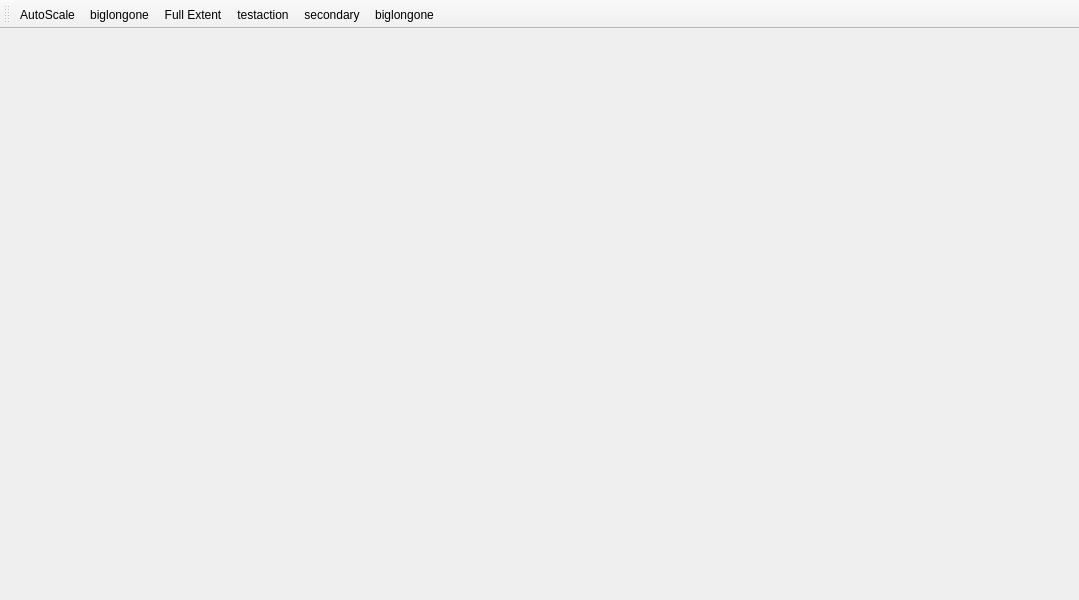
 <widget class="QMainWindow" name="MainWindow">
  <property name="geometry">
   <rect>
    <x>0</x>
    <y>0</y>
    <width>1079</width>
    <height>600</height>
   </rect>
  </property>
  <property name="windowTitle">
   <string>MainWindow</string>
  </property>
  <property name="styleSheet">
   <string notr="true">/*
 * The MIT License (MIT)
 *
 * Copyright (c) &lt;2013-2014&gt; &lt;Colin Duquesnoy&gt;
 *
 * Permission is hereby granted, free of charge, to any person obtaining a copy
 * of this software and associated documentation files (the &quot;Software&quot;), to deal
 * in the Software without restriction, including without limitation the rights
 * to use, copy, modify, merge, publish, distribute, sublicense, and/or sell
 * copies of the Software, and to permit persons to whom the Software is
 * furnished to do so, subject to the following conditions:

 * The above copyright notice and this permission notice shall be included in
 * all copies or substantial portions of the Software.

 * THE SOFTWARE IS PROVIDED &quot;AS IS&quot;, WITHOUT WARRANTY OF ANY KIND, EXPRESS OR
 * IMPLIED, INCLUDING BUT NOT LIMITED TO THE WARRANTIES OF MERCHANTABILITY,
 * FITNESS FOR A PARTICULAR PURPOSE AND NONINFRINGEMENT. IN NO EVENT SHALL THE
 * AUTHORS OR COPYRIGHT HOLDERS BE LIABLE FOR ANY CLAIM, DAMAGES OR OTHER
 * LIABILITY, WHETHER IN AN ACTION OF CONTRACT, TORT OR OTHERWISE, ARISING FROM,
 * OUT OF OR IN CONNECTION WITH THE SOFTWARE OR THE USE OR OTHER DEALINGS IN
 * THE SOFTWARE.
 */

QProgressBar:horizontal {
    border: 1px solid #3A3939;
    text-align: center;
    padding: 1px;
    background: #201F1F;
}
QProgressBar::chunk:horizontal {
    background-color: qlineargradient(spread:reflect, x1:1, y1:0.545, x2:1, y2:0, stop:0 rgba(28, 66, 111, 255), stop:1 rgba(37, 87, 146, 255));
}

QToolTip
{
    border: 1px solid #3A3939;
    background-color: rgb(90, 102, 117);;
    color: white;
    padding: 1px;
    opacity: 200;
}

QWidget
{
    color: silver;
    background-color: #302F2F;
    selection-background-color:#3d8ec9;
    selection-color: black;
    background-clip: border;
    border-image: none;
    outline: 0;
}

QWidget:item:hover
{
    background-color: #78879b;
    color: black;
}

QWidget:item:selected
{
    background-color: #3d8ec9;
}

QCheckBox
{
    spacing: 5px;
    outline: none;
    color: #bbb;
    margin-bottom: 2px;
}

QCheckBox:disabled
{
    color: #777777;
}
QCheckBox::indicator,
QGroupBox::indicator
{
    width: 18px;
    height: 18px;
}
QGroupBox::indicator
{
    margin-left: 2px;
}

QCheckBox::indicator:unchecked,
QCheckBox::indicator:unchecked:hover,
QGroupBox::indicator:unchecked,
QGroupBox::indicator:unchecked:hover
{
    image: url(:/qss_icons/rc/checkbox_unchecked.png);
}

QCheckBox::indicator:unchecked:focus,
QCheckBox::indicator:unchecked:pressed,
QGroupBox::indicator:unchecked:focus,
QGroupBox::indicator:unchecked:pressed
{
  border: none;
    image: url(:/qss_icons/rc/checkbox_unchecked_focus.png);
}

QCheckBox::indicator:checked,
QCheckBox::indicator:checked:hover,
QGroupBox::indicator:checked,
QGroupBox::indicator:checked:hover
{
    image: url(:/qss_icons/rc/checkbox_checked.png);
}

QCheckBox::indicator:checked:focus,
QCheckBox::indicator:checked:pressed,
QGroupBox::indicator:checked:focus,
QGroupBox::indicator:checked:pressed
{
  border: none;
    image: url(:/qss_icons/rc/checkbox_checked_focus.png);
}

QCheckBox::indicator:indeterminate,
QCheckBox::indicator:indeterminate:hover,
QCheckBox::indicator:indeterminate:pressed
QGroupBox::indicator:indeterminate,
QGroupBox::indicator:indeterminate:hover,
QGroupBox::indicator:indeterminate:pressed
{
    image: url(:/qss_icons/rc/checkbox_indeterminate.png);
}

QCheckBox::indicator:indeterminate:focus,
QGroupBox::indicator:indeterminate:focus
{
    image: url(:/qss_icons/rc/checkbox_indeterminate_focus.png);
}

QCheckBox::indicator:checked:disabled,
QGroupBox::indicator:checked:disabled
{
    image: url(:/qss_icons/rc/checkbox_checked_disabled.png);
}

QCheckBox::indicator:unchecked:disabled,
QGroupBox::indicator:unchecked:disabled
{
    image: url(:/qss_icons/rc/checkbox_unchecked_disabled.png);
}

QRadioButton
{
    spacing: 5px;
    outline: none;
    color: #bbb;
    margin-bottom: 2px;
}

QRadioButton:disabled
{
    color: #777777;
}
QRadioButton::indicator
{
    width: 21px;
    height: 21px;
}

QRadioButton::indicator:unchecked,
QRadioButton::indicator:unchecked:hover
{
    image: url(:/qss_icons/rc/radio_unchecked.png);
}

QRadioButton::indicator:unchecked:focus,
QRadioButton::indicator:unchecked:pressed
{
  border: none;
  outline: none;
    image: url(:/qss_icons/rc/radio_unchecked_focus.png);
}

QRadioButton::indicator:checked,
QRadioButton::indicator:checked:hover
{
  border: none;
  outline: none;
    image: url(:/qss_icons/rc/radio_checked.png);
}

QRadioButton::indicator:checked:focus,
QRadioButton::indicato::menu-arrowr:checked:pressed
{
  border: none;
  outline: none;
    image: url(:/qss_icons/rc/radio_checked_focus.png);
}

QRadioButton::indicator:indeterminate,
QRadioButton::indicator:indeterminate:hover,
QRadioButton::indicator:indeterminate:pressed
{
        image: url(:/qss_icons/rc/radio_indeterminate.png);
}

QRadioButton::indicator:checked:disabled
{
  outline: none;
  image: url(:/qss_icons/rc/radio_checked_disabled.png);
}

QRadioButton::indicator:unchecked:disabled
{
    image: url(:/qss_icons/rc/radio_unchecked_disabled.png);
}


QMenuBar
{
    background-color: #302F2F;
    color: silver;
}

QMenuBar::item
{
    background: transparent;
}

QMenuBar::item:selected
{
    background: transparent;
    border: 1px solid #3A3939;
}

QMenuBar::item:pressed
{
    border: 1px solid #3A3939;
    background-color: #3d8ec9;
    color: black;
    margin-bottom:-1px;
    padding-bottom:1px;
}

QMenu
{
    border: 1px solid #3A3939;
    color: silver;
    margin: 2px;
}

QMenu::icon
{
    margin: 5px;
}

QMenu::item
{
    padding: 5px 30px 5px 30px;
    margin-left: 5px;
    border: 1px solid transparent; /* reserve space for selection border */
}

QMenu::item:selected
{
    color: black;
}

QMenu::separator {
    height: 2px;
    background: lightblue;
    margin-left: 10px;
    margin-right: 5px;
}

QMenu::indicator {
    width: 18px;
    height: 18px;
}

/* non-exclusive indicator = check box style indicator
   (see QActionGroup::setExclusive) */
QMenu::indicator:non-exclusive:unchecked {
    image: url(:/qss_icons/rc/checkbox_unchecked.png);
}

QMenu::indicator:non-exclusive:unchecked:selected {
    image: url(:/qss_icons/rc/checkbox_unchecked_disabled.png);
}

QMenu::indicator:non-exclusive:checked {
    image: url(:/qss_icons/rc/checkbox_checked.png);
}

QMenu::indicator:non-exclusive:checked:selected {
    image: url(:/qss_icons/rc/checkbox_checked_disabled.png);
}

/* exclusive indicator = radio button style indicator (see QActionGroup::setExclusive) */
QMenu::indicator:exclusive:unchecked {
    image: url(:/qss_icons/rc/radio_unchecked.png);
}

QMenu::indicator:exclusive:unchecked:selected {
    image: url(:/qss_icons/rc/radio_unchecked_disabled.png);
}

QMenu::indicator:exclusive:checked {
    image: url(:/qss_icons/rc/radio_checked.png);
}

QMenu::indicator:exclusive:checked:selected {
    image: url(:/qss_icons/rc/radio_checked_disabled.png);
}

QMenu::right-arrow {
    margin: 5px;
    image: url(:/qss_icons/rc/right_arrow.png)
}


QWidget:disabled
{
    color: #404040;
    background-color: #302F2F;
}

QAbstractItemView
{
    alternate-background-color: #3A3939;
    color: silver;
    border: 1px solid 3A3939;
    border-radius: 2px;
    padding: 1px;
}

QWidget:focus, QMenuBar:focus
{
    border: 1px solid #78879b;
}

QTabWidget:focus, QCheckBox:focus, QRadioButton:focus, QSlider:focus
{
    border: none;
}

QLineEdit
{
    background-color: #201F1F;
    padding: 2px;
    border-style: solid;
    border: 1px solid #3A3939;
    border-radius: 2px;
    color: silver;
}

QGroupBox {
    border:1px solid #3A3939;
    border-radius: 2px;
    margin-top: 20px;
}

QGroupBox::title {
    subcontrol-origin: margin;
    subcontrol-position: top center;
    padding-left: 10px;
    padding-right: 10px;
    padding-top: 10px;
}

QAbstractScrollArea
{
    border-radius: 2px;
    border: 1px solid #3A3939;
    background-color: transparent;
}

QScrollBar:horizontal
{
    height: 15px;
    margin: 3px 15px 3px 15px;
    border: 1px transparent #2A2929;
    border-radius: 4px;
    background-color: #2A2929;
}

QScrollBar::handle:horizontal
{
    background-color: #605F5F;
    min-width: 5px;
    border-radius: 4px;
}

QScrollBar::add-line:horizontal
{
    margin: 0px 3px 0px 3px;
    border-image: url(:/qss_icons/rc/right_arrow_disabled.png);
    width: 10px;
    height: 10px;
    subcontrol-position: right;
    subcontrol-origin: margin;
}

QScrollBar::sub-line:horizontal
{
    margin: 0px 3px 0px 3px;
    border-image: url(:/qss_icons/rc/left_arrow_disabled.png);
    height: 10px;
    width: 10px;
    subcontrol-position: left;
    subcontrol-origin: margin;
}

QScrollBar::add-line:horizontal:hover,QScrollBar::add-line:horizontal:on
{
    border-image: url(:/qss_icons/rc/right_arrow.png);
    height: 10px;
    width: 10px;
    subcontrol-position: right;
    subcontrol-origin: margin;
}


QScrollBar::sub-line:horizontal:hover, QScrollBar::sub-line:horizontal:on
{
    border-image: url(:/qss_icons/rc/left_arrow.png);
    height: 10px;
    width: 10px;
    subcontrol-position: left;
    subcontrol-origin: margin;
}

QScrollBar::up-arrow:horizontal, QScrollBar::down-arrow:horizontal
{
    background: none;
}


QScrollBar::add-page:horizontal, QScrollBar::sub-page:horizontal
{
    background: none;
}

QScrollBar:vertical
{
    background-color: #2A2929;
    width: 15px;
    margin: 15px 3px 15px 3px;
    border: 1px transparent #2A2929;
    border-radius: 4px;
}

QScrollBar::handle:vertical
{
    background-color: #605F5F;
    min-height: 5px;
    border-radius: 4px;
}

QScrollBar::sub-line:vertical
{
    margin: 3px 0px 3px 0px;
    border-image: url(:/qss_icons/rc/up_arrow_disabled.png);
    height: 10px;
    width: 10px;
    subcontrol-position: top;
    subcontrol-origin: margin;
}

QScrollBar::add-line:vertical
{
    margin: 3px 0px 3px 0px;
    border-image: url(:/qss_icons/rc/down_arrow_disabled.png);
    height: 10px;
    width: 10px;
    subcontrol-position: bottom;
    subcontrol-origin: margin;
}

QScrollBar::sub-line:vertical:hover,QScrollBar::sub-line:vertical:on
{

    border-image: url(:/qss_icons/rc/up_arrow.png);
    height: 10px;
    width: 10px;
    subcontrol-position: top;
    subcontrol-origin: margin;
}


QScrollBar::add-line:vertical:hover, QScrollBar::add-line:vertical:on
{
    border-image: url(:/qss_icons/rc/down_arrow.png);
    height: 10px;
    width: 10px;
    subcontrol-position: bottom;
    subcontrol-origin: margin;
}

QScrollBar::up-arrow:vertical, QScrollBar::down-arrow:vertical
{
    background: none;
}


QScrollBar::add-page:vertical, QScrollBar::sub-page:vertical
{
    background: none;
}

QTextEdit
{
    background-color: #201F1F;
    color: silver;
    border: 1px solid #3A3939;
}

QPlainTextEdit
{
    background-color: #201F1F;;
    color: silver;
    border-radius: 2px;
    border: 1px solid #3A3939;
}

QHeaderView::section
{
    background-color: #3A3939;
    color: silver;
    padding-left: 4px;
    border: 1px solid #6c6c6c;
}

QSizeGrip {
    image: url(:/qss_icons/rc/sizegrip.png);
    width: 12px;
    height: 12px;
}


QMainWindow::separator
{
    background-color: #302F2F;
    color: white;
    padding-left: 4px;
    spacing: 2px;
    border: 1px dashed #3A3939;
}

QMainWindow::separator:hover
{

    background-color: #787876;
    color: white;
    padding-left: 4px;
    border: 1px solid #3A3939;
    spacing: 2px;
}


QMenu::separator
{
    height: 1px;
    background-color: #3A3939;
    color: white;
    padding-left: 4px;
    margin-left: 10px;
    margin-right: 5px;
}


QFrame
{
    border-radius: 2px;
    border: 1px solid #444;
}

QFrame[frameShape=&quot;0&quot;]
{
    border-radius: 2px;
    border: 1px transparent #444;
}

QStackedWidget
{
    border: 1px transparent black;
}

QToolBar {
    border: 1px transparent #393838;
    background: 1px solid #302F2F;
    font-weight: bold;
}

QToolBar::handle:horizontal {
    image: url(:/qss_icons/rc/Hmovetoolbar.png);
}
QToolBar::handle:vertical {
    image: url(:/qss_icons/rc/Vmovetoolbar.png);
}
QToolBar::separator:horizontal {
    image: url(:/qss_icons/rc/Hsepartoolbar.png);
}
QToolBar::separator:vertical {
    image: url(:/qss_icons/rc/Vsepartoolbars.png);
}

QPushButton
{
    color: silver;
    background-color: #302F2F;
    border-width: 1px;
    border-color: #4A4949;
    border-style: solid;
    padding-top: 5px;
    padding-bottom: 5px;
    padding-left: 5px;
    padding-right: 5px;
    border-radius: 2px;
    outline: none;
}

QPushButton:disabled
{
    background-color: #302F2F;
    border-width: 1px;
    border-color: #3A3939;
    border-style: solid;
    padding-top: 5px;
    padding-bottom: 5px;
    padding-left: 10px;
    padding-right: 10px;
    /*border-radius: 2px;*/
    color: #454545;
}

QPushButton:focus {
    background-color: #3d8ec9;
    color: white;
}

QComboBox
{
    selection-background-color: #3d8ec9;
    background-color: #201F1F;
    border-style: solid;
    border: 1px solid #3A3939;
    border-radius: 2px;
    padding: 2px;
    min-width: 75px;
}

QPushButton:checked{
    background-color: #4A4949;
    border-color: #6A6969;
}

QComboBox:hover,QPushButton:hover,QAbstractSpinBox:hover,QLineEdit:hover,QTextEdit:hover,QPlainTextEdit:hover,QAbstractView:hover,QTreeView:hover
{
    border: 1px solid #78879b;
    color: silver;
}

QComboBox:on
{
    background-color: #626873;
    padding-top: 3px;
    padding-left: 4px;
    selection-background-color: #4a4a4a;
}

QComboBox QAbstractItemView
{
    background-color: #201F1F;
    border-radius: 2px;
    border: 1px solid #444;
    selection-background-color: #3d8ec9;
}

QComboBox::drop-down
{
    subcontrol-origin: padding;
    subcontrol-position: top right;
    width: 15px;

    border-left-width: 0px;
    border-left-color: darkgray;
    border-left-style: solid;
    border-top-right-radius: 3px;
    border-bottom-right-radius: 3px;
}

QComboBox::down-arrow
{
    image: url(:/qss_icons/rc/down_arrow_disabled.png);
}

QComboBox::down-arrow:on, QComboBox::down-arrow:hover,
QComboBox::down-arrow:focus
{
    image: url(:/qss_icons/rc/down_arrow.png);
}

QPushButton:pressed
{
    background-color: #484846;
}

QAbstractSpinBox {
    padding-top: 2px;
    padding-bottom: 2px;
    border: 1px solid #3A3939;
    background-color: #201F1F;
    color: silver;
    border-radius: 2px;
    min-width: 75px;
}

QAbstractSpinBox:up-button
{
    background-color: transparent;
    subcontrol-origin: border;
    subcontrol-position: center right;
}

QAbstractSpinBox:down-button
{
    background-color: transparent;
    subcontrol-origin: border;
    subcontrol-position: center left;
}

QAbstractSpinBox::up-arrow,QAbstractSpinBox::up-arrow:disabled,QAbstractSpinBox::up-arrow:off {
    image: url(:/qss_icons/rc/up_arrow_disabled.png);
    width: 10px;
    height: 10px;
}
QAbstractSpinBox::up-arrow:hover
{
    image: url(:/qss_icons/rc/up_arrow.png);
}


QAbstractSpinBox::down-arrow,QAbstractSpinBox::down-arrow:disabled,QAbstractSpinBox::down-arrow:off
{
    image: url(:/qss_icons/rc/down_arrow_disabled.png);
    width: 10px;
    height: 10px;
}
QAbstractSpinBox::down-arrow:hover
{
    image: url(:/qss_icons/rc/down_arrow.png);
}


QLabel
{
    border: 0px solid black;
}

QTabWidget{
    border: 1px transparent black;
}

QTabWidget::pane {
    border: 1px solid #444;
    border-radius: 3px;
    padding: 3px;
}

QTabBar
{
    qproperty-drawBase: 0;
    left: 5px; /* move to the right by 5px */
}

QTabBar:focus
{
    border: 0px transparent black;
}

QTabBar::close-button  {
    image: url(:/qss_icons/rc/close.png);
    background: transparent;
}

QTabBar::close-button:hover
{
    image: url(:/qss_icons/rc/close-hover.png);
    background: transparent;
}

QTabBar::close-button:pressed {
    image: url(:/qss_icons/rc/close-pressed.png);
    background: transparent;
}

/* TOP TABS */
QTabBar::tab:top {
    color: #b1b1b1;
    border: 1px solid #4A4949;
    border-bottom: 1px transparent black;
    background-color: #302F2F;
    padding: 5px;
    border-top-left-radius: 2px;
    border-top-right-radius: 2px;
}

QTabBar::tab:top:!selected
{
    color: #b1b1b1;
    background-color: #201F1F;
    border: 1px transparent #4A4949;
    border-bottom: 1px transparent #4A4949;
    border-top-left-radius: 0px;
    border-top-right-radius: 0px;
}

QTabBar::tab:top:!selected:hover {
    background-color: #48576b;
}

/* BOTTOM TABS */
QTabBar::tab:bottom {
    color: #b1b1b1;
    border: 1px solid #4A4949;
    border-top: 1px transparent black;
    background-color: #302F2F;
    padding: 5px;
    border-bottom-left-radius: 2px;
    border-bottom-right-radius: 2px;
}

QTabBar::tab:bottom:!selected
{
    color: #b1b1b1;
    background-color: #201F1F;
    border: 1px transparent #4A4949;
    border-top: 1px transparent #4A4949;
    border-bottom-left-radius: 0px;
    border-bottom-right-radius: 0px;
}

QTabBar::tab:bottom:!selected:hover {
    background-color: #78879b;
}

/* LEFT TABS */
QTabBar::tab:left {
    color: #b1b1b1;
    border: 1px solid #4A4949;
    border-left: 1px transparent black;
    background-color: #302F2F;
    padding: 5px;
    border-top-right-radius: 2px;
    border-bottom-right-radius: 2px;
}

QTabBar::tab:left:!selected
{
    color: #b1b1b1;
    background-color: #201F1F;
    border: 1px transparent #4A4949;
    border-right: 1px transparent #4A4949;
    border-top-right-radius: 0px;
    border-bottom-right-radius: 0px;
}

QTabBar::tab:left:!selected:hover {
    background-color: #48576b;
}


/* RIGHT TABS */
QTabBar::tab:right {
    color: #b1b1b1;
    border: 1px solid #4A4949;
    border-right: 1px transparent black;
    background-color: #302F2F;
    padding: 5px;
    border-top-left-radius: 2px;
    border-bottom-left-radius: 2px;
}

QTabBar::tab:right:!selected
{
    color: #b1b1b1;
    background-color: #201F1F;
    border: 1px transparent #4A4949;
    border-right: 1px transparent #4A4949;
    border-top-left-radius: 0px;
    border-bottom-left-radius: 0px;
}

QTabBar::tab:right:!selected:hover {
    background-color: #48576b;
}

QTabBar QToolButton::right-arrow:enabled {
     image: url(:/qss_icons/rc/right_arrow.png);
 }

 QTabBar QToolButton::left-arrow:enabled {
     image: url(:/qss_icons/rc/left_arrow.png);
 }

QTabBar QToolButton::right-arrow:disabled {
     image: url(:/qss_icons/rc/right_arrow_disabled.png);
 }

 QTabBar QToolButton::left-arrow:disabled {
     image: url(:/qss_icons/rc/left_arrow_disabled.png);
 }


QDockWidget {
    border: 1px solid #403F3F;
    titlebar-close-icon: url(:/qss_icons/rc/close.png);
    titlebar-normal-icon: url(:/qss_icons/rc/undock.png);
}

QDockWidget::close-button, QDockWidget::float-button {
    border: 1px solid transparent;
    border-radius: 2px;
    background: transparent;
}

QDockWidget::close-button:hover, QDockWidget::float-button:hover {
    background: rgba(255, 255, 255, 10);
}

QDockWidget::close-button:pressed, QDockWidget::float-button:pressed {
    padding: 1px -1px -1px 1px;
    background: rgba(255, 255, 255, 10);
}

QTreeView, QListView
{
    border: 1px solid #444;
    background-color: #201F1F;
}

QTreeView:branch:selected, QTreeView:branch:hover
{
    background: url(:/qss_icons/rc/transparent.png);
}

QTreeView::branch:has-siblings:!adjoins-item {
    border-image: url(:/qss_icons/rc/transparent.png);
}

QTreeView::branch:has-siblings:adjoins-item {
    border-image: url(:/qss_icons/rc/transparent.png);
}

QTreeView::branch:!has-children:!has-siblings:adjoins-item {
    border-image: url(:/qss_icons/rc/transparent.png);
}

QTreeView::branch:has-children:!has-siblings:closed,
QTreeView::branch:closed:has-children:has-siblings {
    image: url(:/qss_icons/rc/branch_closed.png);
}

QTreeView::branch:open:has-children:!has-siblings,
QTreeView::branch:open:has-children:has-siblings  {
    image: url(:/qss_icons/rc/branch_open.png);
}

QTreeView::branch:has-children:!has-siblings:closed:hover,
QTreeView::branch:closed:has-children:has-siblings:hover {
    image: url(:/qss_icons/rc/branch_closed-on.png);
    }

QTreeView::branch:open:has-children:!has-siblings:hover,
QTreeView::branch:open:has-children:has-siblings:hover  {
    image: url(:/qss_icons/rc/branch_open-on.png);
    }

QListView::item:!selected:hover, QListView::item:!selected:hover, QTreeView::item:!selected:hover  {
    background: rgba(0, 0, 0, 0);
    outline: 0;
    color: #FFFFFF
}

QListView::item:selected:hover, QListView::item:selected:hover, QTreeView::item:selected:hover  {
    background: #3d8ec9;
    color: #FFFFFF;
}

QSlider::groove:horizontal {
    border: 1px solid #3A3939;
    height: 8px;
    background: #201F1F;
    margin: 2px 0;
    border-radius: 2px;
}

QSlider::handle:horizontal {
    background: QLinearGradient( x1: 0, y1: 0, x2: 0, y2: 1,
      stop: 0.0 silver, stop: 0.2 #a8a8a8, stop: 1 #727272);
    border: 1px solid #3A3939;
    width: 14px;
    height: 14px;
    margin: -4px 0;
    border-radius: 2px;
}

QSlider::groove:vertical {
    border: 1px solid #3A3939;
    width: 8px;
    background: #201F1F;
    margin: 0 0px;
    border-radius: 2px;
}

QSlider::handle:vertical {
    background: QLinearGradient( x1: 0, y1: 0, x2: 0, y2: 1, stop: 0.0 silver,
      stop: 0.2 #a8a8a8, stop: 1 #727272);
    border: 1px solid #3A3939;
    width: 14px;
    height: 14px;
    margin: 0 -4px;
    border-radius: 2px;
}

QToolButton {
    background-color: transparent;
    border: 1px transparent #4A4949;
    border-radius: 2px;
    margin: 3px;
    padding: 3px;
}

QToolButton[popupMode=&quot;1&quot;] { /* only for MenuButtonPopup */
 padding-right: 20px; /* make way for the popup button */
 border: 1px transparent #4A4949;
 border-radius: 5px;
}

QToolButton[popupMode=&quot;2&quot;] { /* only for InstantPopup */
 padding-right: 10px; /* make way for the popup button */
 border: 1px transparent #4A4949;
}


QToolButton:hover, QToolButton::menu-button:hover {
    background-color: transparent;
    border: 1px solid #78879b;
}

QToolButton:checked, QToolButton:pressed,
        QToolButton::menu-button:pressed {
    background-color: #4A4949;
    border: 1px solid #78879b;
}

/* the subcontrol below is used only in the InstantPopup or DelayedPopup mode */
QToolButton::menu-indicator {
    image: url(:/qss_icons/rc/down_arrow.png);
    top: -7px; left: -2px; /* shift it a bit */
}

/* the subcontrols below are used only in the MenuButtonPopup mode */
QToolButton::menu-button {
    border: 1px transparent #4A4949;
    border-top-right-radius: 6px;
    border-bottom-right-radius: 6px;
    /* 16px width + 4px for border = 20px allocated above */
    width: 16px;
    outline: none;
}

QToolButton::menu-arrow {
    image: url(:/qss_icons/rc/down_arrow.png);
}

QToolButton::menu-arrow:open {
    top: 1px; left: 1px; /* shift it a bit */
    border: 1px solid #3A3939;
}

QPushButton::menu-indicator  {
    subcontrol-origin: padding;
    subcontrol-position: bottom right;
    left: 8px;
}

QTableView
{
    border: 1px solid #444;
    gridline-color: #6c6c6c;
    background-color: #201F1F;
}


QTableView, QHeaderView
{
    border-radius: 0px;
}

QTableView::item:pressed, QListView::item:pressed, QTreeView::item:pressed  {
    background: #78879b;
    color: #FFFFFF;
}

QTableView::item:selected:active, QTreeView::item:selected:active, QListView::item:selected:active  {
    background: #3d8ec9;
    color: #FFFFFF;
}


QHeaderView
{
    border: 1px transparent;
    border-radius: 2px;
    margin: 0px;
    padding: 0px;
}

QHeaderView::section  {
    background-color: #3A3939;
    color: silver;
    padding: 4px;
    border: 1px solid #6c6c6c;
    border-radius: 0px;
    text-align: center;
}

QHeaderView::section::vertical::first, QHeaderView::section::vertical::only-one
{
    border-top: 1px solid #6c6c6c;
}

QHeaderView::section::vertical
{
    border-top: transparent;
}

QHeaderView::section::horizontal::first, QHeaderView::section::horizontal::only-one
{
    border-left: 1px solid #6c6c6c;
}

QHeaderView::section::horizontal
{
    border-left: transparent;
}


QHeaderView::section:checked
 {
    color: white;
    background-color: #5A5959;
 }

 /* style the sort indicator */
QHeaderView::down-arrow {
    image: url(:/qss_icons/rc/down_arrow.png);
}

QHeaderView::up-arrow {
    image: url(:/qss_icons/rc/up_arrow.png);
}


QTableCornerButton::section {
    background-color: #3A3939;
    border: 1px solid #3A3939;
    border-radius: 2px;
}

QToolBox  {
    padding: 3px;
    border: 1px transparent black;
}

QToolBox::tab {
    color: #b1b1b1;
    background-color: #302F2F;
    border: 1px solid #4A4949;
    border-bottom: 1px transparent #302F2F;
    border-top-left-radius: 5px;
    border-top-right-radius: 5px;
}

 QToolBox::tab:selected { /* italicize selected tabs */
    font: italic;
    background-color: #302F2F;
    border-color: #3d8ec9;
 }

QStatusBar::item {
    border: 1px solid #3A3939;
    border-radius: 2px;
 }


QFrame[height=&quot;3&quot;], QFrame[width=&quot;3&quot;] {
    background-color: #444;
}


QSplitter::handle {
    border: 1px dashed #3A3939;
}

QSplitter::handle:hover {
    background-color: #787876;
    border: 1px solid #3A3939;
}

QSplitter::handle:horizontal {
    width: 1px;
}

QSplitter::handle:vertical {
    height: 1px;
}</string>
  </property>
  <widget class="QWidget" name="centralwidget">
   <layout class="QVBoxLayout" name="verticalLayout">
    <property name="spacing">
     <number>0</number>
    </property>
    <property name="margin">
     <number>0</number>
    </property>
    <item>
     <widget class="QFrame" name="frame">
      <property name="frameShape">
       <enum>QFrame::NoFrame</enum>
      </property>
      <property name="frameShadow">
       <enum>QFrame::Plain</enum>
      </property>
      <property name="lineWidth">
       <number>0</number>
      </property>
      <layout class="QVBoxLayout" name="verticalLayout_3">
       <property name="spacing">
        <number>0</number>
       </property>
       <property name="margin">
        <number>0</number>
       </property>
       <item>
        <layout class="QVBoxLayout" name="verticalLayout_2">
         <item>
          <widget class="QwtPlot" name="qwtPlot">
           <property name="canvasBackground">
            <brush brushstyle="SolidPattern">
             <color alpha="255">
              <red>48</red>
              <green>47</green>
              <blue>47</blue>
             </color>
            </brush>
           </property>
           <property name="autoReplot">
            <bool>true</bool>
           </property>
          </widget>
         </item>
        </layout>
       </item>
      </layout>
     </widget>
    </item>
    <item>
     <widget class="QFrame" name="frame_2">
      <property name="minimumSize">
       <size>
        <width>0</width>
        <height>150</height>
       </size>
      </property>
      <property name="maximumSize">
       <size>
        <width>16777215</width>
        <height>150</height>
       </size>
      </property>
      <property name="frameShape">
       <enum>QFrame::NoFrame</enum>
      </property>
      <property name="frameShadow">
       <enum>QFrame::Plain</enum>
      </property>
      <property name="lineWidth">
       <number>0</number>
      </property>
      <layout class="QHBoxLayout" name="horizontalLayout">
       <item>
        <widget class="QLabel" name="label">
         <property name="text">
          <string/>
         </property>
         <property name="pixmap">
          <pixmap>example_heatmap_with_axis.png</pixmap>
         </property>
         <property name="scaledContents">
          <bool>true</bool>
         </property>
        </widget>
       </item>
      </layout>
     </widget>
    </item>
   </layout>
  </widget>
  <widget class="QMenuBar" name="menubar">
   <property name="geometry">
    <rect>
     <x>0</x>
     <y>0</y>
     <width>1079</width>
     <height>25</height>
    </rect>
   </property>
  </widget>
  <widget class="QToolBar" name="toolBar">
   <property name="minimumSize">
    <size>
     <width>0</width>
     <height>0</height>
    </size>
   </property>
   <property name="windowTitle">
    <string>toolBar</string>
   </property>
   <property name="iconSize">
    <size>
     <width>24</width>
     <height>24</height>
    </size>
   </property>
   <attribute name="toolBarArea">
    <enum>TopToolBarArea</enum>
   </attribute>
   <attribute name="toolBarBreak">
    <bool>true</bool>
   </attribute>
   <addaction name="actionAutoScale"/>
   <addaction name="actionBiglongone_2"/>
   <addaction name="actionFull_Extent"/>
   <addaction name="actionTestaction"/>
   <addaction name="actionSecondary"/>
   <addaction name="actionBiglongone"/>
  </widget>
  <action name="actionTestaction">
   <property name="checkable">
    <bool>true</bool>
   </property>
   <property name="icon">
    <iconset resource="iconagraphy.qrc">
     <normaloff>:/material/material/ic_play_arrow_black_48px.svg</normaloff>:/material/material/ic_play_arrow_black_48px.svg</iconset>
   </property>
   <property name="text">
    <string>testaction</string>
   </property>
  </action>
  <action name="actionSecondary">
   <property name="icon">
    <iconset resource="iconagraphy.qrc">
     <normaloff>:/material/material/ic_vertical_align_top_black_48px.svg</normaloff>:/material/material/ic_vertical_align_top_black_48px.svg</iconset>
   </property>
   <property name="text">
    <string>secondary</string>
   </property>
  </action>
  <action name="actionBiglongone">
   <property name="checkable">
    <bool>true</bool>
   </property>
   <property name="icon">
    <iconset resource="iconagraphy.qrc">
     <normaloff>:/material/material/ic_center_focus_strong_black_48px.svg</normaloff>:/material/material/ic_center_focus_strong_black_48px.svg</iconset>
   </property>
   <property name="text">
    <string>biglongone</string>
   </property>
   <property name="toolTip">
    <string>tooltip for big long one</string>
   </property>
  </action>
  <action name="actionBiglongone_2">
   <property name="icon">
    <iconset resource="iconagraphy.qrc">
     <normaloff>:/material/material/ic_pause_circle_outline_black_48px.svg</normaloff>:/material/material/ic_pause_circle_outline_black_48px.svg</iconset>
   </property>
   <property name="text">
    <string>biglongone</string>
   </property>
   <property name="toolTip">
    <string>tooltip for big long one</string>
   </property>
  </action>
  <action name="actionPauseDisplay">
   <property name="checkable">
    <bool>true</bool>
   </property>
   <property name="icon">
    <iconset resource="iconagraphy.qrc">
     <normaloff>:/material/material/ic_play_arrow_black_48px.svg</normaloff>:/material/material/ic_play_arrow_black_48px.svg</iconset>
   </property>
   <property name="text">
    <string>PauseDisplay</string>
   </property>
   <property name="toolTip">
    <string>Pause the rendering of data</string>
   </property>
  </action>
  <action name="actionAutoScale">
   <property name="icon">
    <iconset resource="iconagraphy.qrc">
     <normaloff>:/material/material/ic_play_circle_outline_black_48px.svg</normaloff>:/material/material/ic_play_circle_outline_black_48px.svg</iconset>
   </property>
   <property name="text">
    <string>AutoScale</string>
   </property>
   <property name="toolTip">
    <string>Toggle auto scaling</string>
   </property>
  </action>
  <action name="actionFull_Extent">
   <property name="icon">
    <iconset resource="iconagraphy.qrc">
     <normaloff>:/material/material/ic_vertical_align_center_black_48px.svg</normaloff>:/material/material/ic_vertical_align_center_black_48px.svg</iconset>
   </property>
   <property name="text">
    <string>Full Extent</string>
   </property>
   <property name="toolTip">
    <string>Show the full extent of data</string>
   </property>
  </action>
 </widget>
